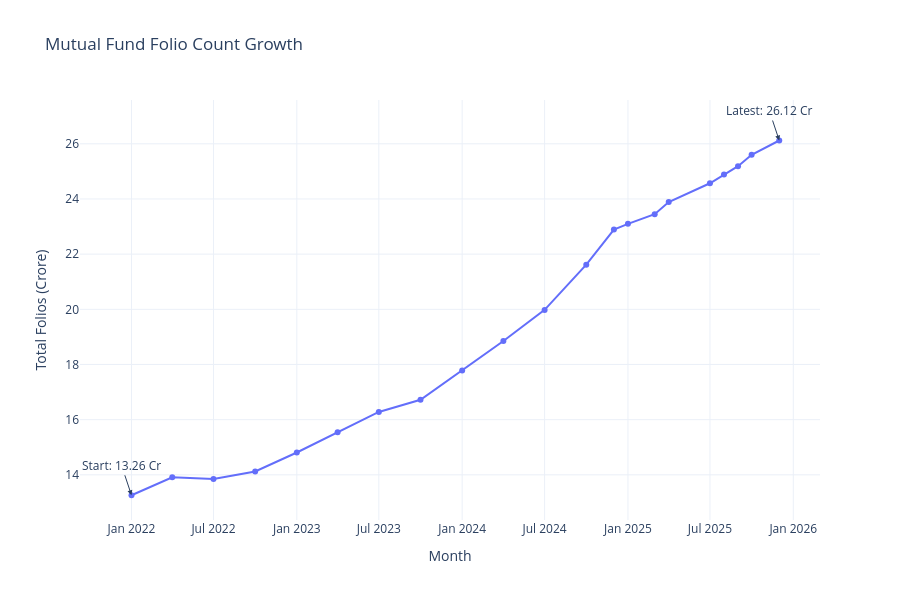

Here is the notebook cell this chart was saved with:
### Markdown cell above
# Task 7: Folio Count Growth

**Objective:** Visualize mutual fund folio growth from Jan 2022 to Dec 2025 and mark key milestones.

### Code cell
folio["month"] = pd.to_datetime(folio["month"])

fig = px.line(
    folio,
    x="month",
    y="total_folios_crore",
    markers=True,
    title="Mutual Fund Folio Count Growth"
)

fig.add_annotation(
    x=folio["month"].min().strftime("%Y-%m-%d"),
    y=folio["total_folios_crore"].iloc[0],
    text=f"Start: {folio['total_folios_crore'].iloc[0]:.2f} Cr",
    showarrow=True,
    arrowhead=2
)

fig.add_annotation(
    x=folio["month"].max().strftime("%Y-%m-%d"),
    y=folio["total_folios_crore"].iloc[-1],
    text=f"Latest: {folio['total_folios_crore'].iloc[-1]:.2f} Cr",
    showarrow=True,
    arrowhead=2
)

fig.update_layout(
    template="plotly_white",
    xaxis_title="Month",
    yaxis_title="Total Folios (Crore)",
    height=600
)

fig.show()

### Figure 1 — Plotly figure (JSON) as saved in the notebook; plotly's stock layout.template omitted (floating-point values rounded to 4 significant figures)
{"data": [{"hovertemplate": "month=%{x}<br>total_folios_crore=%{y}<extra></extra>", "legendgroup": "", "line": {"color": "#636efa", "dash": "solid"}, "marker": {"symbol": "circle"}, "mode": "lines+markers", "name": "", "orientation": "v", "showlegend": false, "type": "scatter", "x": ["2022-01-01T00:00:00", "2022-04-01T00:00:00", "2022-07-01T00:00:00", "2022-10-01T00:00:00", "2023-01-01T00:00:00", "2023-04-01T00:00:00", "2023-07-01T00:00:00", "2023-10-01T00:00:00", "2024-01-01T00:00:00", "2024-04-01T00:00:00", "2024-07-01T00:00:00", "2024-10-01T00:00:00", "2024-12-01T00:00:00", "2025-01-01T00:00:00", "2025-03-01T00:00:00", "2025-04-01T00:00:00", "2025-07-01T00:00:00", "2025-08-01T00:00:00", "2025-09-01T00:00:00", "2025-10-01T00:00:00", "2025-12-01T00:00:00"], "xaxis": "x", "y": [13.26, 13.91, 13.85, 14.12, 14.81, 15.54, 16.28, 16.72, 17.78, 18.85, 19.98, 21.62, 22.89, 23.1, 23.45, 23.89, 24.57, 24.89, 25.19, 25.6, 26.12], "yaxis": "y"}], "layout": {"annotations": [{"arrowhead": 2, "showarrow": true, "text": "Start: 13.26 Cr", "x": "2022-01-01", "y": 13.26}, {"arrowhead": 2, "showarrow": true, "text": "Latest: 26.12 Cr", "x": "2025-12-01", "y": 26.12}], "height": 600, "legend": {"tracegroupgap": 0}, "title": {"text": "Mutual Fund Folio Count Growth"}, "xaxis": {"anchor": "y", "domain": [0, 1], "title": {"text": "Month"}}, "yaxis": {"anchor": "x", "domain": [0, 1], "title": {"text": "Total Folios (Crore)"}}}}
